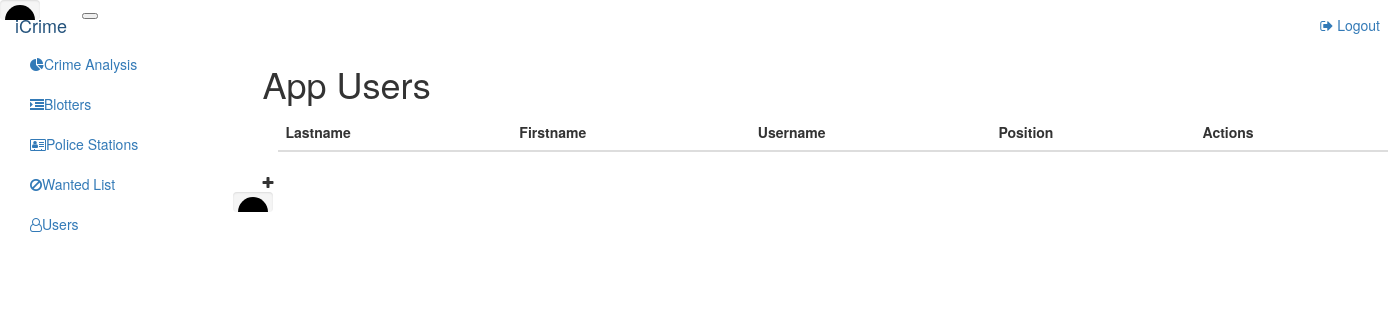
The app's page /index.php/admin/AppUsers, older data.
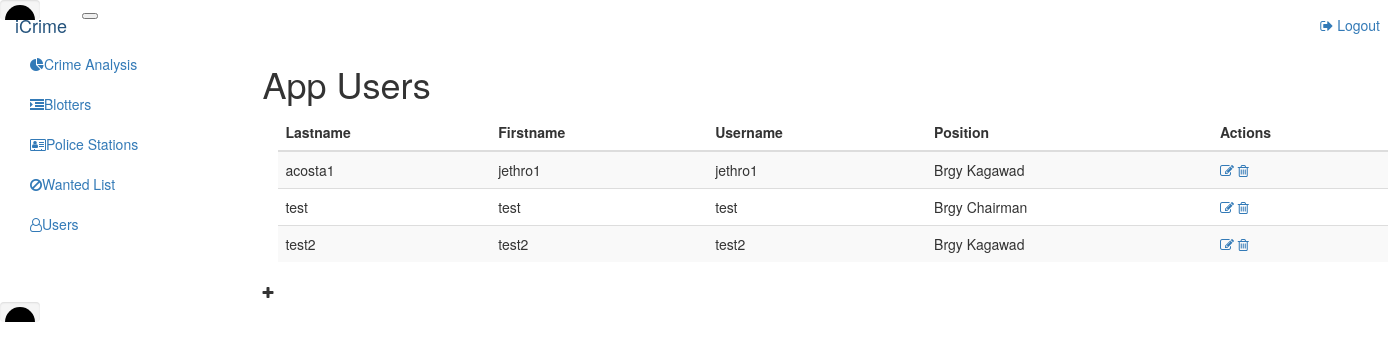
The same page, newer data.
### tables this page shows
CREATE TABLE IF NOT EXISTS `app_users` (
`id` int(11) NOT NULL,
  `username` varchar(50) NOT NULL,
  `password` varchar(50) NOT NULL,
  `lastname` varchar(125) NOT NULL,
  `firstname` varchar(125) NOT NULL,
  `position` varchar(50) NOT NULL,
  `enabled` tinyint(1) NOT NULL DEFAULT '1'
);

### application/controllers/Admin.php (called while the page is built, shortened)
<?php
class Admin extends CI_Controller {
    public function __construct() {
        $this->load->library('session');
        $this->load->model('AdminModel','model');
        $this->load->helper('url');
    }
    public function AppUsers()
    {
        $data = array();
        $data['list'] = '';
        $stmt = $this->model->GetAppUsers();
        foreach($stmt->result() as $row)
        {
            $data['list'] .= $this->load->view('Admin/AppUsersList',$row,TRUE);
        }
        $this->load->view('Admin/AdminHeader');
        $this->load->view('Admin/AppUsers',$data);
        $this->load->view('Admin/AdminFooter');
    }
}

### index.php (called while the page is built, shortened)
<?php
require_once BASEPATH.'core/CodeIgniter.php';

### application/models/AdminModel.php (called while the page is built, shortened)
<?php
Class AdminModel extends CI_Model {
    Public function __construct() {
        $this->pdo = $this->load->database('pdo', true);
    }
    public function GetAppUsers() {
        try
        {
            $sql = "SELECT * FROM app_users
                    WHERE enabled = 1
                    ORDER BY lastname,firstname,username";
            $stmt = $this->pdo->query($sql);
            return $stmt;
        }
        catch (Exception $ex)
        {
            echo $ex;
            exit;
        }
    }
}
?>

### application/views/Admin/AppUsersList.php (the view)
<?php
echo "
<tr>
    <td>$lastname</td>
    <td>$firstname</td>
    <td>$username</td>
    <td>$position</td>
    <td>
        <a class='action-link edit_app_user' data-id='$id'><i class='fa fa-pencil-square-o' aria-hidden='true'></i></a>
        <a class='action-link delete_app_user' data-id='$id'><i class='fa fa-trash-o' aria-hidden='true'></i></a>
    </td>
</tr>
";
?>

### application/views/Admin/AdminHeader.php (shortened to what this page needs)
<!DOCTYPE html>
<html lang = "en">
   <head>
      <link rel = "stylesheet" type = "text/css" href = "<?php echo base_url(); ?>css/bootstrap.min.css">
      <link href="https://maxcdn.bootstrapcdn.com/font-awesome/4.7.0/css/font-awesome.min.css" rel="stylesheet">
      <link rel = "stylesheet" type = "text/css" href = "<?php echo base_url(); ?>css/style.css">
      <link rel = "stylesheet" type = "text/css" href = "<?php echo base_url(); ?>css/sweetalert.css">
      <link rel = "stylesheet" type = "text/css" href = "<?php echo base_url(); ?>css/loader.css">
   </head>
       <body>
        <div class="loader">
            <div class="loader-graphic">
                <svg class="circle-loader progress" width="40" height="40" version="1.1" xmlns="http://www.w3.org/2000/svg">
                        <circle cx="20" cy="20" r="15">
                </svg>
            </div>
        </div>
        <nav class="navbar navbar-fixed-top">
            <div class="container-fluid">
              <div class="navbar-header">
                <button class="menu-icon">
                </button>
                <a class="navbar-brand" href="#">iCrime</a>
              </div>
              <div class="collapse navbar-collapse" id="myNavbar">
                <ul class="nav navbar-nav navbar-right">
                  <li><a href="#"><i class="fa fa-sign-out" aria-hidden="true"></i> Logout</a></li>
                </ul>
              </div>
            </div>
        </nav>
        <div class="left-nav col-xs-2">
            <ul class="nav modules">
                <li class="active"><a href="/admin/crimeAnalysis"><i class="fa fa-pie-chart" aria-hidden="true"></i>Crime Analysis</a></li>
                <li><a href="/admin/blotters"><i class="fa fa-indent" aria-hidden="true"></i></i>Blotters</a></li>
                <li><a href="/admin/stations"><i class="fa fa-address-card-o" aria-hidden="true"></i>Police Stations</a></li>
                <li><a href="/admin/wantedList"><i class="fa fa-ban" aria-hidden="true"></i>Wanted List</a></li>
                <li class="dropdown">
                  <a a href="/admin/appUsers"><i class="fa fa-user-o" aria-hidden="true"></i>Users</a>
                </li>
            </ul>
        </div>
        <div class="col-xs-10">
            <div class="container">
                <div class="main-container">

Row changes from the older to the newer data that the page shows:
added app_users: lastname "acosta1", firstname "jethro1", username "jethro1", position "Brgy Kagawad"
added app_users: lastname "test", firstname "test", username "test", position "Brgy Chairman"
added app_users: lastname "test2", firstname "test2", username "test2", position "Brgy Kagawad"
